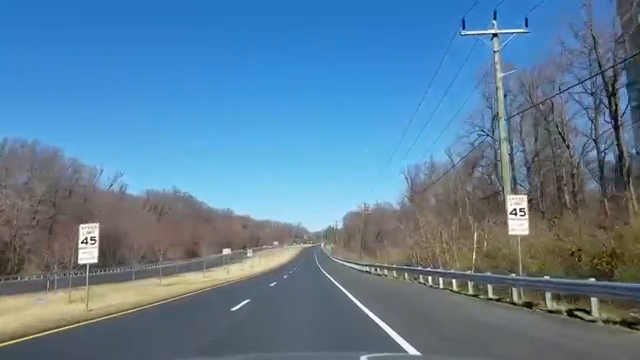
#> input picture frame 89 of lane_test2.mp4, 640 x 360 px
$ python detector_vid.py
#> lines starting #> are read from the running program, lines starting #| are printed output that depends on the picture; after the words box and inside, x2 and y2 are one past the last pixel; in counts of white or black regions, pixels touching at a corner belong together
#> further down, frame is the input picture: shape (360, 640, 3); mean B, G, R 152.9, 126.5, 92.3
import cv2
import numpy as np

def change(x):
    pass

def region_of_interest(img,vertices):
    mask = np.zeros_like(img)                           #matrix of zeros with dimension of img
    match_mask_color = 255                              #this results in a tuple(255,255,255)
    cv2.fillPoly(mask, vertices, match_mask_color)      #this results in a white polygon (triangle in this case)
    masked_img = cv2.bitwise_and(img, mask)
    return masked_img

def draw_lines(img, lines):

    #to make the lines look a bit transparent, draw them on a blank img
    # and then use add/addWeighted
    blank = np.zeros(img.shape, dtype=np.uint8)

    for line in lines:
        x1, y1, x2, y2 = line[0]
        cv2.line(blank, (x1,y1),(x2,y2),(0,255,0),3)

    img = cv2.addWeighted(img, 0.8, blank, 1, 0)

    return img

def process(img):
    height = img.shape[0]
#> height = 360
    width = img.shape[1]
#> width = 640

    ROI_vertices = [(0,0.95*height),(0.5*width,0.75*height),(width,0.95*height)]
#> ROI_vertices = [(0, 342), (320, 270), (640, 342)]
    gray = cv2.cvtColor(img, cv2.COLOR_RGB2GRAY)
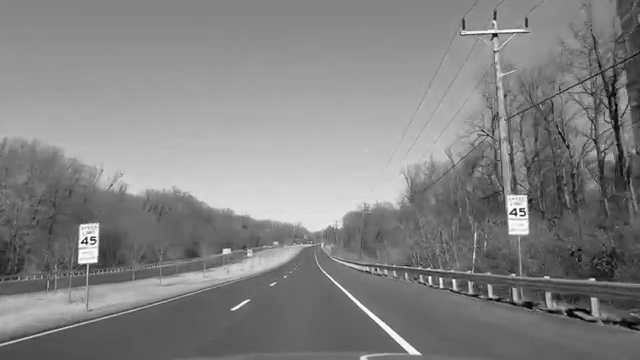
#> gray: shape (360, 640); min 0, max 255, mean 130.5

    canny = cv2.Canny(gray, 100, 150)
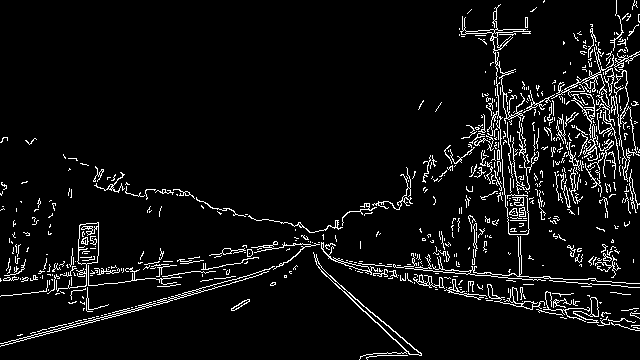
#> canny: shape (360, 640); 6% white in thin lines or dots

    kernel = np.ones((3,3),np.uint8)
    dilate = cv2.dilate(canny, kernel, iterations=1)
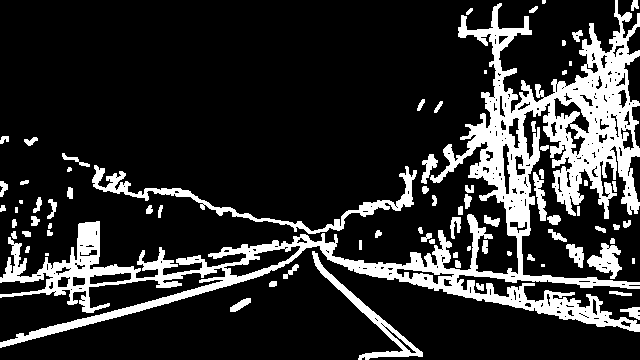
#> dilate: shape (360, 640); 18.3% white; 78 white regions (9 under 20 px), largest, box (x1, y1, x2, y2) and area: (0, 0, 640, 348) 33252, (92, 165, 417, 234) 2546, (312, 251, 423, 360) 1386

    cropped_img = region_of_interest(dilate, np.array([ROI_vertices],np.int32))
#> in region_of_interest, `cv2.fillPoly(mask, vertices, match_mask_color)`:
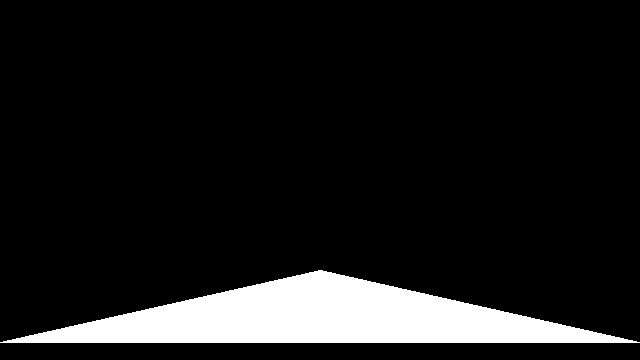
#> mask: shape (360, 640); 10.3% white; 1 white region, box (x1, y1, x2, y2) and area: (0, 270, 640, 343) 23640
#> in region_of_interest, `masked_img = cv2.bitwise_and(img, mask)`:
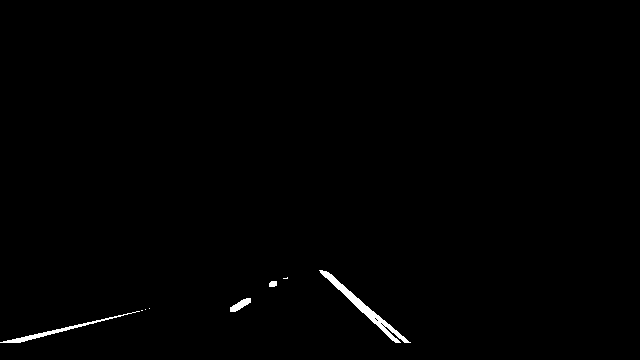
#> masked_img: shape (360, 640); 0.62% white; 8 white regions (4 under 20 px), largest, box (x1, y1, x2, y2) and area: (319, 270, 411, 343) 818, (0, 311, 140, 343) 411, (230, 298, 251, 312) 145, (269, 281, 277, 287) 43
    #here np.array() makes the same array as ROI_vertices with
    # datatype of 32 bit int

    lines = cv2.HoughLinesP(cropped_img, 2, np.pi/180, 50,
                           minLineLength=20, maxLineGap=40)
#> lines = 13 rows, first 6: [3, 342, 142, 310], [325, 271, 392, 340], [320, 270, 409, 342], [320, 272, 406, 342], [7, 342, 120, 316], [338, 281, 395, 342]
    #try adjusting these 4 parameters if some lines are not detected

    if lines is None:
        img_with_lines = img
    else:
        img_with_lines = draw_lines(img, lines)
#> the loop in draw_lines, `for line in lines:` made 13 passes
#> (x1, y1, x2, y2) on passes 1 to 12: (3, 342, 142, 310), (325, 271, 392, 340), (320, 270, 409, 342), (320, 272, 406, 342), (7, 342, 120, 316), (338, 281, 395, 342), (336, 287, 399, 342), (331, 276, 405, 338), (321, 270, 362, 312), (234, 311, 276, 282), (230, 310, 276, 281), (332, 283, 387, 330)
#> in draw_lines, `img = cv2.addWeighted(img, 0.8, blank, 1, 0)`:
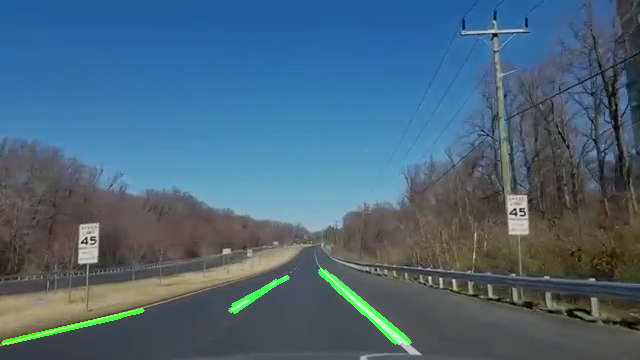
#> img: shape (360, 640, 3); mean of channels 0, 1, 2 122.3, 102.8, 73.9; drawn as B, G, R
    return img_with_lines

cap = cv2.VideoCapture('lane_test2.mp4')

while cap.isOpened():
    ret, frame = cap.read()
    if not ret:
        cap = cv2.VideoCapture('lane_test2.mp4')
        continue
    cv2.imshow('orig',frame)
    frame = process(frame)
    cv2.imshow('frame',frame)
    if cv2.waitKey(1) == ord('q'):
#> (key q is pressed here)
        break

cap.release()
cv2.destroyAllWindows()

$ run again, starting later in the video
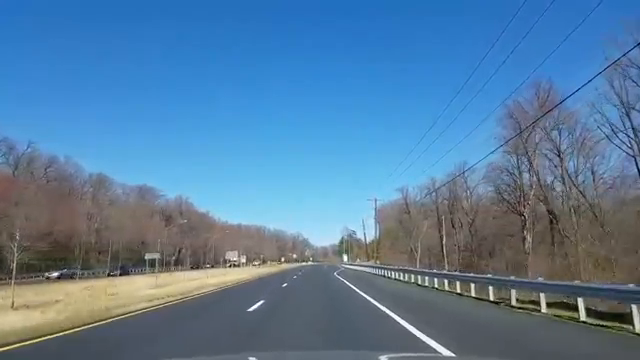
#> input picture frame 400 of lane_test2.mp4, 640 x 360 px
#> frame is the input picture: shape (360, 640, 3); mean B, G, R 157.7, 125, 87.2
#> in process, `canny = cv2.Canny(gray, 100, 150)`:
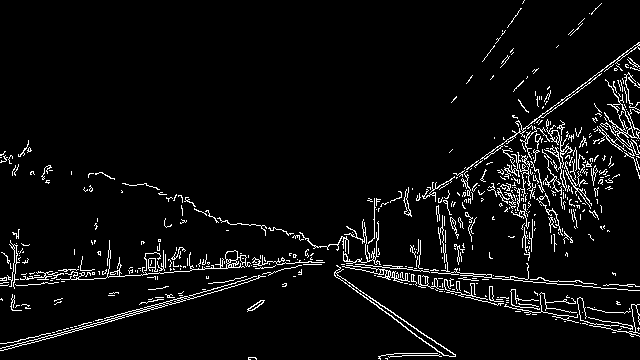
#> canny: shape (360, 640); 5.1% white in thin lines or dots
#> dilate: shape (360, 640); 15.4% white; 66 white regions (10 under 20 px), largest, box (x1, y1, x2, y2) and area: (121, 41, 640, 360) 21655, (0, 238, 326, 352) 7356, (591, 71, 640, 180) 2441
#> mask: shape (360, 640); 10.3% white; 1 white region, box (x1, y1, x2, y2) and area: (0, 270, 640, 343) 23640
#> masked_img: shape (360, 640); 0.9% white; 7 white regions (3 under 20 px), largest, box (x1, y1, x2, y2) and area: (0, 297, 202, 343) 1003, (333, 273, 440, 343) 874, (246, 299, 266, 313) 142, (281, 282, 288, 288) 39
#> lines = 17 rows, first 6: [15, 342, 207, 295], [21, 342, 194, 299], [333, 275, 436, 342], [334, 275, 437, 342], [339, 274, 439, 342], [6, 342, 118, 315]
#> the loop in draw_lines, `for line in lines:` made 17 passes
#> in draw_lines, `img = cv2.addWeighted(img, 0.8, blank, 1, 0)`:
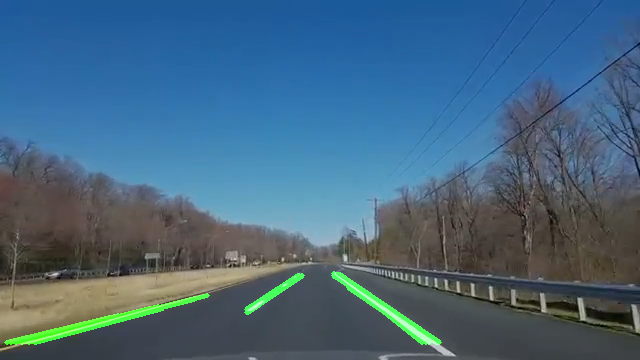
#> img: shape (360, 640, 3); mean of channels 0, 1, 2 126.1, 102.5, 69.8; drawn as B, G, R

$ run again, starting later in the video
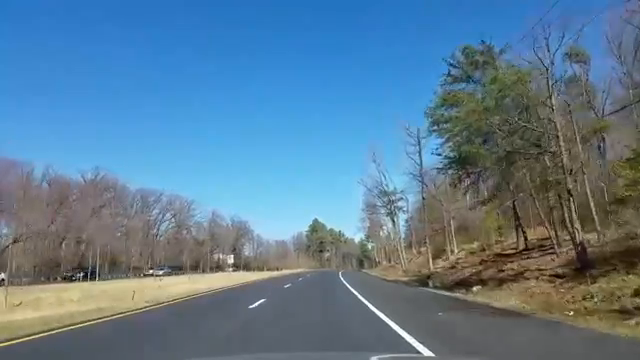
#> input picture frame 712 of lane_test2.mp4, 640 x 360 px
#> frame is the input picture: shape (360, 640, 3); mean B, G, R 147.8, 124.6, 92.7
#> in process, `canny = cv2.Canny(gray, 100, 150)`:
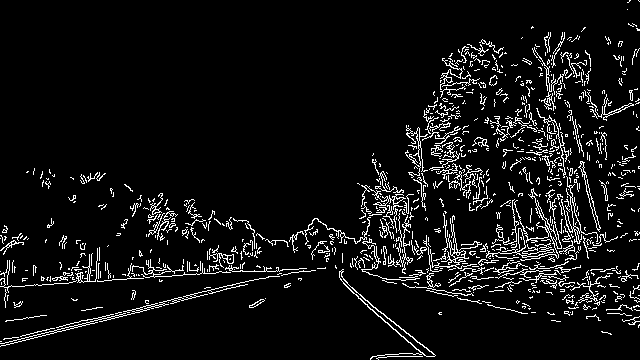
#> canny: shape (360, 640); 6.8% white in thin lines or dots
#> dilate: shape (360, 640); 20.9% white; 109 white regions (12 under 20 px), largest, box (x1, y1, x2, y2) and area: (0, 79, 640, 348) 28437, (404, 38, 508, 212) 6616, (531, 31, 592, 115) 2118
#> mask: shape (360, 640); 10.3% white; 1 white region, box (x1, y1, x2, y2) and area: (0, 270, 640, 343) 23640
#> masked_img: shape (360, 640); 0.73% white; 16 white regions (10 under 20 px), largest, box (x1, y1, x2, y2) and area: (338, 274, 422, 343) 780, (0, 299, 193, 343) 664, (248, 297, 267, 309) 119, (283, 282, 292, 289) 53, (437, 311, 443, 316) 28, (297, 277, 303, 282) 27
#> lines = 16 rows, first 6: [5, 342, 213, 294], [338, 276, 417, 342], [339, 280, 410, 342], [14, 342, 140, 313], [339, 279, 395, 326], [339, 274, 420, 342]
#> the loop in draw_lines, `for line in lines:` made 16 passes
#> in draw_lines, `img = cv2.addWeighted(img, 0.8, blank, 1, 0)`:
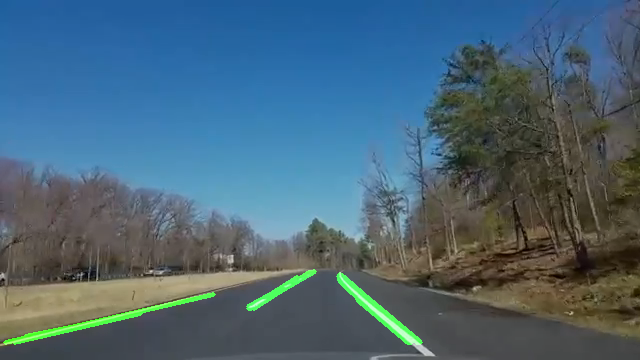
#> img: shape (360, 640, 3); mean of channels 0, 1, 2 118.2, 101.8, 74.2; drawn as B, G, R
